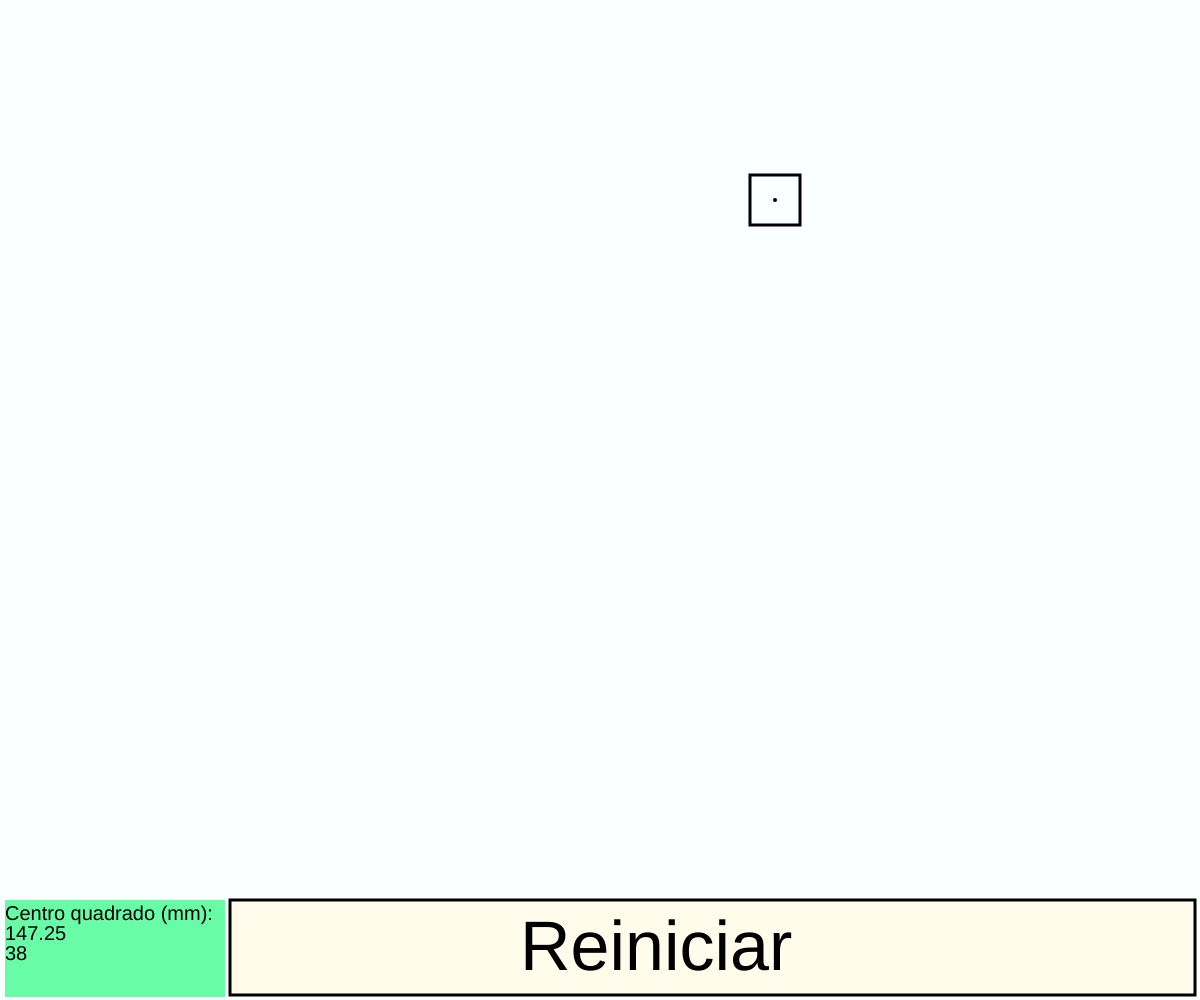
Frame 1 (no input)
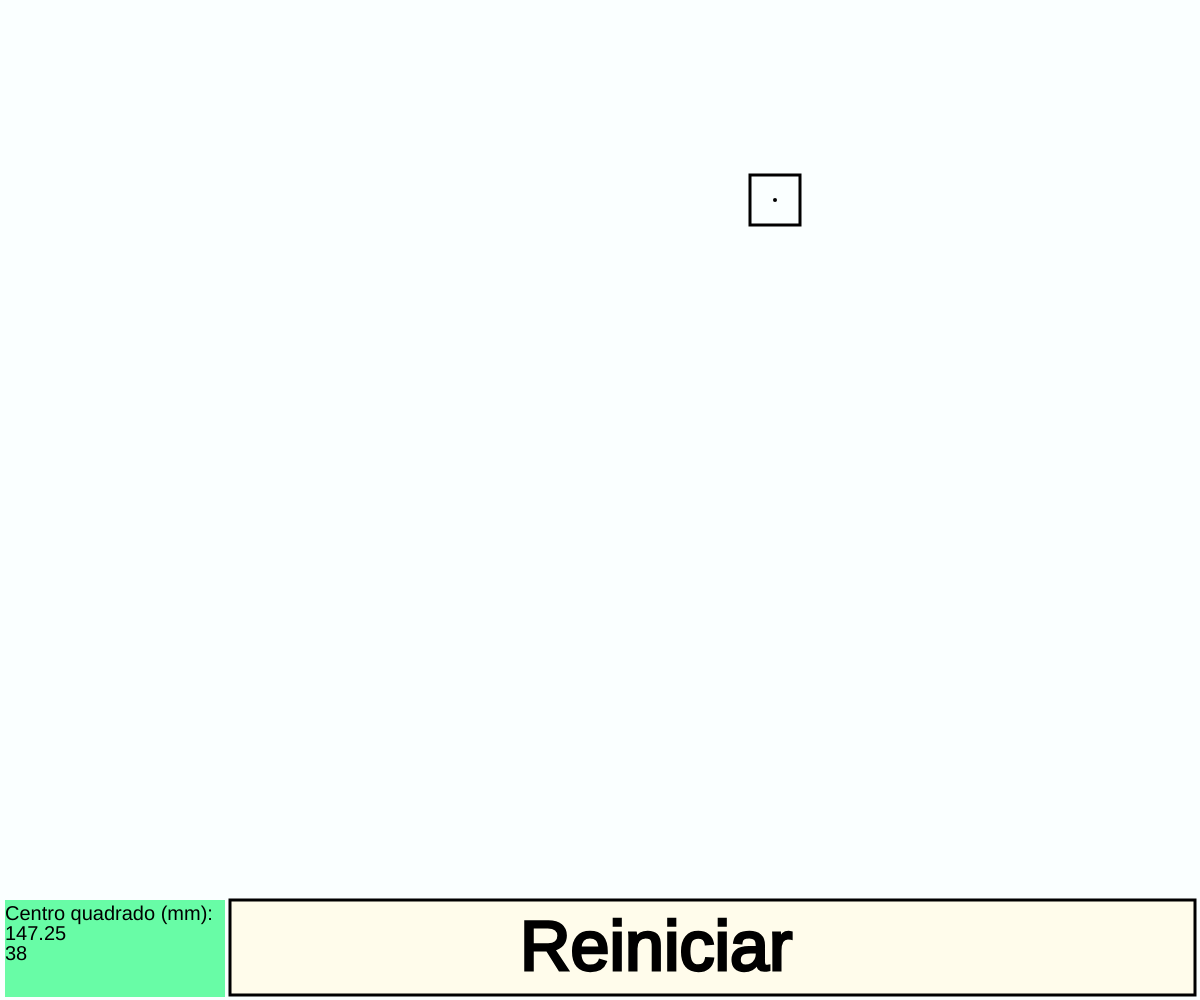
Frame 60 (no input)
Frame 120 (the mouse pressed at the canvas centre since frame 60): identical to frame 60, image omitted

The p5.js sketch that drew these frames (run headless with seeded random() and noise() and a simulated clock; from frame 60 on, the mouse is pressed at the canvas centre):

// p5.js sketch
// ── sketch.js
var dist_bordas = 100;
var tam_rect = 50;
var x;
var y;
var cor = '#faffff';
let x0, y0;
//coloque aqui quantos mm tem o lado do quadrado
//valor 9.5 para o macbook Air
var fator = 9.5;

/*
paleta de cores
azul - '#4D85BD'
verde - '#7CAA2D'
amarelo - '#F5E356'
marrom - '#CB6318'
*/

function setup() {
	createCanvas(windowWidth, windowHeight);
	x = int(random(0, windowWidth-dist_bordas-tam_rect));
	y = int(random(0, windowHeight-dist_bordas-tam_rect));

}

function draw() {
	background('#faffff');
	strokeWeight(3);

	//retangulo reiniciar
	fill('#fffceb');
	rect(155+75, windowHeight-dist_bordas, windowWidth-160-75, dist_bordas-5);
	//texto reiniciar
	textSize(70);
	fill(0);
	text('Reiniciar', windowWidth/2-80, windowHeight-dist_bordas/2+20);
	//retangulo com informacoes
	fill('#68fca6');
	noStroke();
	rect(5, windowHeight-dist_bordas, 220, dist_bordas-3);
	textSize(20);
	fill(0);
	text('Centro quadrado (mm):', 5, windowHeight-80);
	x0 = ((x + tam_rect/2)*fator)/tam_rect;
	y0 = ((y + tam_rect/2)*fator)/tam_rect;
	text(x0, 5, windowHeight-60);
	text(y0, 5, windowHeight-40);
	//retangulo de clique
	fill(cor);
	stroke(0);
	rect(x, y, tam_rect, tam_rect);
	strokeWeight(4);
	fill(0);
	point(x + tam_rect/2, y + tam_rect/2);

	//print('posx:', mouseX, 'posy:', mouseY);
}

function mousePressed(){
	if (dentro(x, mouseX, x+tam_rect) && dentro(y, mouseY, y+tam_rect)){
		cor = '#00ff00';
	} else {
		cor = '#faffff';
	}
	if (dentro(0, mouseX, windowWidth) && dentro(windowHeight-dist_bordas, mouseY, windowHeight)){
		x = int(random(0, windowWidth-dist_bordas-tam_rect));
		y = int(random(0, windowHeight-dist_bordas-tam_rect));
	}
}

function dentro(lowerBound, coord, upperBound){
	return (lowerBound <= coord && coord <= upperBound);
}
